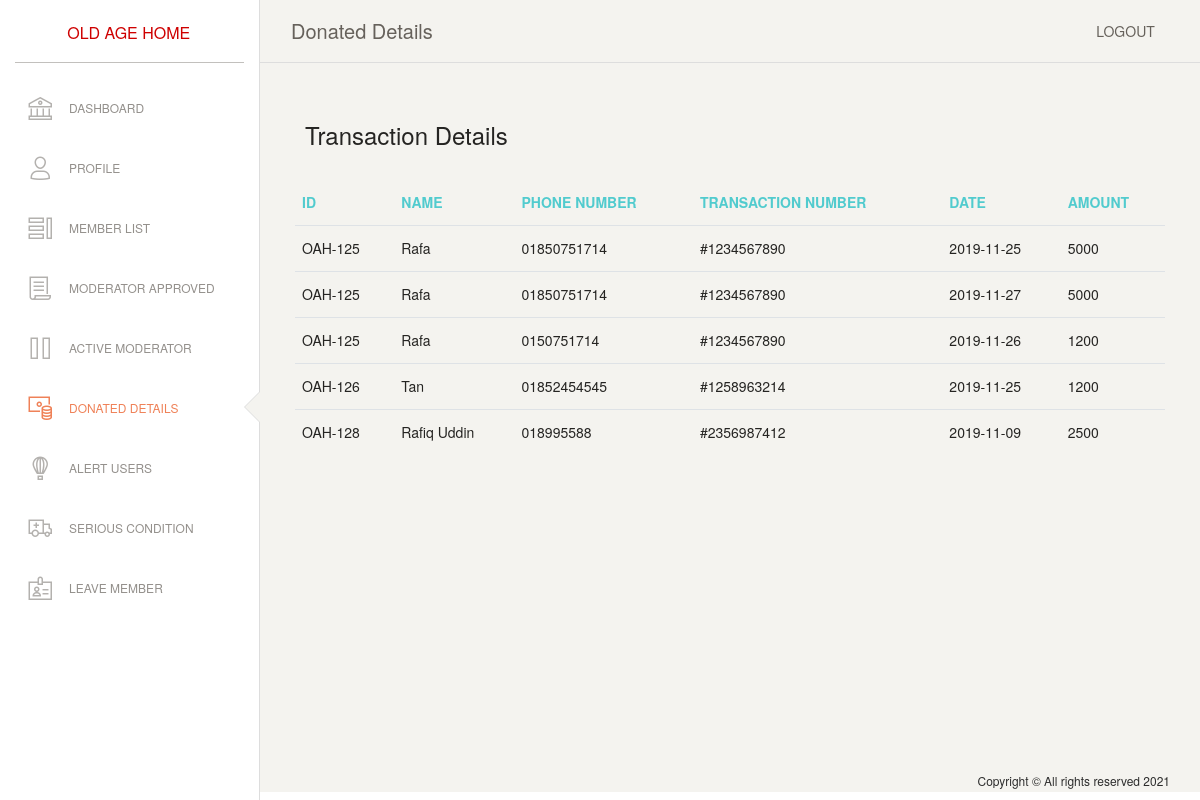
The page /views/admin/donated_details.php (signed in) on the database its author committed.
### tables this page shows
CREATE TABLE `moneydetails` (
  `amount` text DEFAULT NULL,
  `pnumber` text DEFAULT NULL,
  `transaction` text DEFAULT NULL,
  `date` text DEFAULT NULL,
  `email` text DEFAULT NULL,
  `id` int(11) NOT NULL
);

CREATE TABLE `user` (
  `id` int(11) NOT NULL,
  `member_id` text DEFAULT NULL,
  `fullname` text NOT NULL,
  `email` text NOT NULL,
  `pass` text NOT NULL,
  `type` text NOT NULL,
  `activate` text NOT NULL DEFAULT 'no'
);

### src/Class/Model/DatabaseConnection.php (called while the page is built, shortened)
<?php
class DatabaseConnection
{
    public function __construct()
    {
        try {
            $this->conn = new PDO("mysql:host=localhost;dbname=old_age_home","root","");
        }
        catch(PDOException $event)
        {
            echo "Connection failed: " . $event->getMessage();
        }
    }
}

### src/Class/DataManipulation/DataManipulation.php (called while the page is built, shortened)
<?php
class DataManipulation extends DB
{
    public function donatedDetails()
    {
        $sql = "select * from moneydetails as m INNER JOIN user as u on m.email = u.email ";
        $data = $this->conn->query($sql);
        $data->setFetchMode(PDO::FETCH_OBJ);
        $status = $data->fetchAll();
        return $status;
    }
}

### views/admin/donated_details.php (the view, shortened to what this page needs)
<?php
require_once "../../include/head.php";
?>
<?php if (isset($_SESSION['email'])) {
    ?>
    <div class="wrapper ">
        <div class="sidebar" data-color="white" data-active-color="danger">
            <div class="logo">
                <a class="simple-text logo-mini">
                </a>
                <a style="color: #ce0000;" class="simple-text logo-normal">
                    Old Age Home
                </a>
            </div>
            <div class="sidebar-wrapper">
                <ul class="nav">
                    <li>
                        <a href="dashboard.php">
                            <i class="nc-icon nc-bank"></i>
                            <p>Dashboard</p>
                        </a>
                    </li>
                    <li>
                        <a href="profile.php">
                            <i class="nc-icon nc-single-02"></i>
                            <p>Profile</p>
                        </a>
                    </li>
                    <li>
                        <a href="member_details.php">
                            <i class="nc-icon nc-tile-56"></i>
                            <p>Member List</p>
                        </a>
                    </li>
                    <li>
                        <a href="moderator_approved.php">
                            <i class="nc-icon nc-paper"></i>
                            <p>Moderator Approved</p>
                        </a>
                    </li>
                    <li>
                        <a href="active_moderator_list.php">
                            <i class="nc-icon nc-button-pause"></i>
                            <p>Active Moderator</p>
                        </a>
                    </li>
                    <li class="active">
                        <a href="donated_details.php">
                            <i class="nc-icon nc-money-coins"></i>
                            <p>Donated Details</p>
                        </a>
                    </li>
                    <li>
                        <a href="total_gurdian.php">
                            <i class="nc-icon nc-air-baloon"></i>
                            <p>Alert Users</p>
                        </a>
                    </li>
                    <li>
                        <a href="serious_condition_member_details.php">
                            <i class="nc-icon nc-ambulance"></i>
                            <p>Serious Condition</p>
                        </a>
                    </li>
                    <li>
                        <a href="leave_member.php">
                            <i class="nc-icon nc-badge"></i>
                            <p>Leave Member</p>
                        </a>
                    </li>
                </ul>
            </div>
        </div>
        <div class="main-panel">
            <nav class="navbar navbar-expand-lg navbar-absolute fixed-top navbar-transparent">
                <div class="container-fluid">
                    <div class="navbar-wrapper">
                        <a class="navbar-brand">Donated Details</a>
                    </div>
                    <div class="collapse navbar-collapse justify-content-end" id="navigation">
                        <ul class="navbar-nav">
                            <li class="nav-item">
                                <a class="nav-link btn-rotate" href='../dataprocess/process.php?logout="buttonHit"'>
                                    Logout
                                </a>
                            </li>
                        </ul>
                    </div>
                </div>
            </nav>
            <div class="content">
                <div class="row">
                    <div class="col-md-12">
                        <div class="card card-plain">
                            <div class="card-header">
                                <h4 class="card-title">Transaction Details</h4>
                            </div>
                            <div class="card-body">
                                <div class="scroll-content" style="height: 310px;">
                                    <table class="table table-hover">
                                        <thead class=" text-primary">
                                        <th>
                                            Id
                                        </th>
                                        <th>
                                            Name
                                        </th>
                                        <th>
                                            Phone Number
                                        </th>
                                        <th>
                                            Transaction Number
                                        </th>
                                        <th>
                                            Date
                                        </th>
                                        <th>
                                            Amount
                                        </th>
                                        </thead>
                                        <tbody>
                                        <?php
                                        $dataManipulation = new DataManipulation();
                                        $data = $dataManipulation->donatedDetails();
                                        if ($data){
                                            foreach ($data as $list){
                                                ?>
                                                <tr>
                                                    <td>
                                                        <?php echo $list->member_id?>
                                                    </td>
                                                    <td>
                                                        <?php echo $list->fullname?>
                                                    </td>
                                                    <td>
                                                        <?php echo $list->pnumber?>
                                                    </td>
                                                    <td>
                                                        <?php echo $list->transaction?>
                                                    </td>
                                                    <td>
                                                        <?php echo $list->date?>
                                                    </td>
                                                    <td>
                                                        <?php echo $list->amount?>
                                                    </td>
                                                </tr>
                                                <?php
                                            }
                                        }
                                        ?>
                                        </tbody>
                                    </table>
                                </div>
                            </div>
                        </div>
                    </div>
                </div>
            </div>
            <footer class="footer footer-black p-0 footer-white ">
                <div class="container-fluid">
                    <div class="row">
                        <div class="credits ml-auto">
              <span class="copyright">
                Copyright &copy; All rights reserved
              </span>
                        </div>
                    </div>
                </div>
            </footer>
        </div>
    </div>
    <?php
    require_once "../../include/foot.php";
    ?>
    <?php
}
else{
    Utility::redirect("../login.php");
}
?>

### include/head.php (shortened to what this page needs)
<!DOCTYPE html>
<html lang="en">
<head>
    <link href="https://maxcdn.bootstrapcdn.com/font-awesome/latest/css/font-awesome.min.css" rel="stylesheet">
    <link href="../../contents/css/bootstrap.min.css" rel="stylesheet" />
    <link href="../../contents/css/paper-dashboard.css?v=2.0.0" rel="stylesheet" />
    <link href="../../contents/demo/demo.css" rel="stylesheet" />
    <link href="../../contents/plugins/custom-scrollbar/jquery.mCustomScrollbar.min.css" rel="stylesheet" />
    <link href="../../contents/css/fontawesome-free-5.11.1-web/css/all.min.css" rel="stylesheet" />
    <link href="../../contents/plugins/jquery-ui/jquery-ui.css" rel="stylesheet" />
    <link href="../../contents/plugins/jquery.fancybox.min.css" rel="stylesheet" />
</head>
<body class="">

### include/foot.php (shortened to what this page needs)
</body>
</html>

### rows shown on the page
moneydetails: user.member_id "OAH-125", user.fullname "Rafa", pnumber "01850751714", transaction "#1234567890", date "2019-11-25", amount "5000"
moneydetails: user.member_id "OAH-125", user.fullname "Rafa", pnumber "01850751714", transaction "#1234567890", date "2019-11-27", amount "5000"
moneydetails: user.member_id "OAH-125", user.fullname "Rafa", pnumber "0150751714", transaction "#1234567890", date "2019-11-26", amount "1200"
moneydetails: user.member_id "OAH-126", user.fullname "Tan", pnumber "01852454545", transaction "#1258963214", date "2019-11-25", amount "1200"
moneydetails: user.member_id "OAH-128", user.fullname "Rafiq Uddin", pnumber "018995588", transaction "#2356987412", date "2019-11-09", amount "2500"
